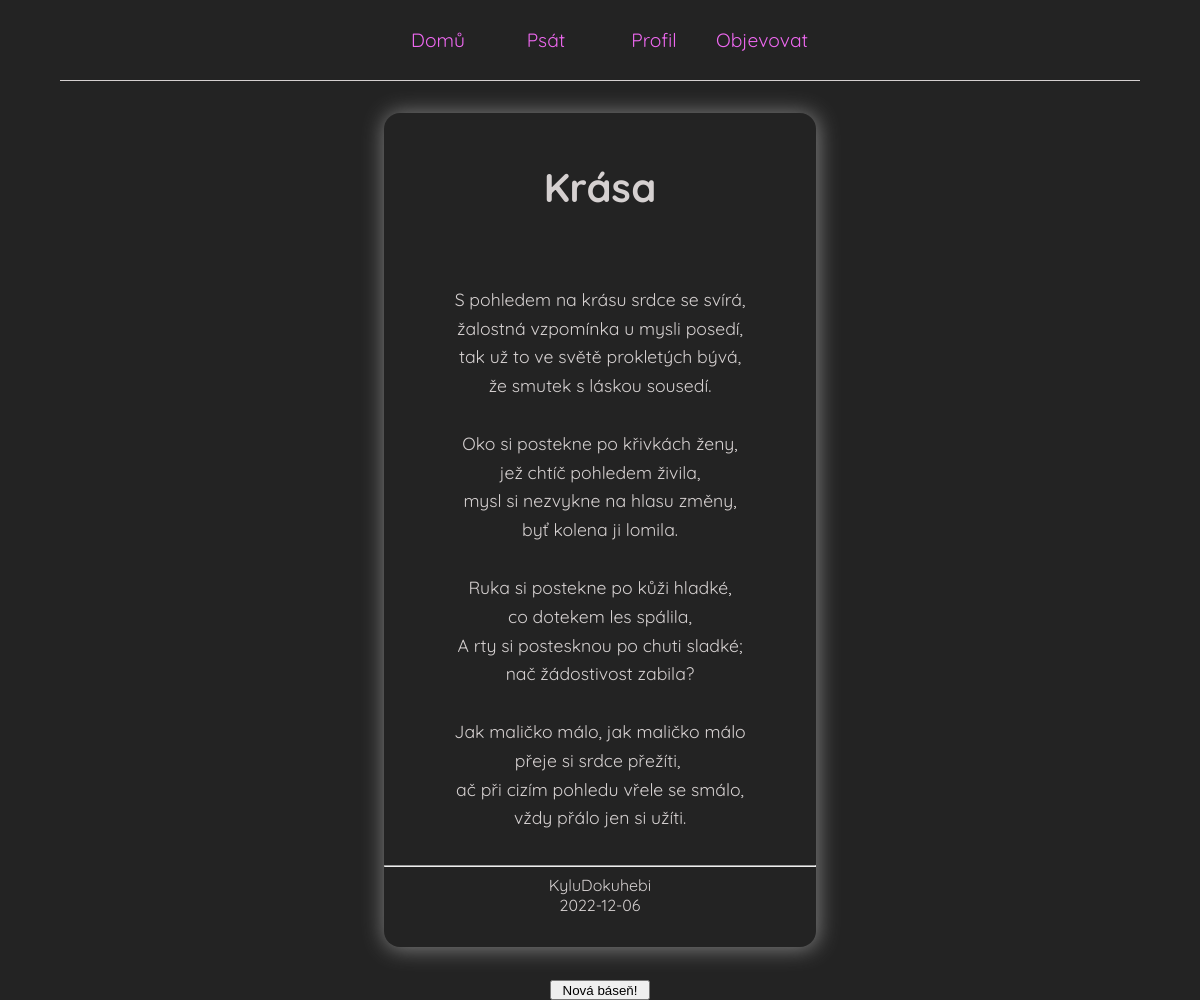
/pages/singlePoem.php (signed in), run on the app's committed database.
### tables this page shows
CREATE TABLE `contribution` (
  `id` int(11) NOT NULL,
  `title` varchar(40) NOT NULL,
  `poem_content` varchar(1500) NOT NULL,
  `author` varchar(30) NOT NULL,
  `date` date NOT NULL,
  `typeOfPoem` varchar(30) NOT NULL
);

### php/check.php (called while the page is built, shortened)
<?php
 class Check {
function checkHack($sql) {
    $sql = preg_replace('/\s+/', '', $sql);
    $sql = substr($sql, 12);
return 1;
}
 }
?>

### php/loadNewPoem.php (the view, shortened to what this page needs)
<?php
require "../php/check.php";
$errors = new Check();
$sql = "select * from contribution order by rand() limit 1";
if($errors->checkHack($sql)) {
$result = $con->query($sql);
} else {
    header("location: ../pages/errors/problem.php");
}
while ($row = $result->fetch_assoc()) {
?>
    <div id="singlePoem" class="containerAroundNewPoem">
        <div class="contributionContainerProfile">
            <h2 class="title"><?php echo $row["title"] ?></h2>
            <div class="contributionContent">
                <pre><?php echo nl2br($row["poem_content"]); ?></pre>
            </div>
            <hr class="dividerInfo">
            <div class="author">
                <?php echo $row["author"]; ?>
            </div>
            <div class="date">
                <?php echo $row["date"]; ?>
            </div>
        </div>
        <div class="center">
            <input type="button" class="center" onclick="callNewPoem()" value="Nová báseň!">
        </div>
    </div>
<?php
}

### sources/css/layout.css (style rules this page uses)
html, body { width:90%; height:100%; margin:0; padding:0; font-family: 'Quicksand', sans-serif !important; background-color: #232323; color: rgb(213, 208, 208) !important; margin:auto; }
body { height:100%; width:100%; }
pre { font-size:1rem; font-family: 'Quicksand', sans-serif !important; line-height: 0.9rem; }
.center { margin:auto; text-align:center; }

### sources/css/content.css (style rules this page uses)
.contributionContent { overflow:hidden; }
.title { font-size:2.5rem; }
pre { font-size:1.1rem; min-width:350px; }
.containerAroundNewPoem { width:100%; }

### sources/css/profile.css (style rules this page uses)
.contributionContainerProfile { width:40%; margin:2rem auto 2rem; text-align:center; box-shadow: 1px 1px 21px 1px gray; padding:1rem 0 2rem; border-radius:1rem; height: min-content; }
.contributionContent { overflow:hidden; }
.title { font-size:2.5rem; }
pre { font-size:1.1rem; min-width:350px; }

### sources/css/write.css (style rules this page uses)
input, button { width:100px; height:20px; }

### data on the page
contribution: title "Krása", poem_content "S pohledem na krásu srdce se svírá, žalostná vzpomínka u mysli posedí, tak už to ve světě prokletých bývá, že smutek s láskou sousedí. Oko si postekne po křivkách ženy, jež chtíč pohledem živila, mysl si nezvykne na hlasu změny, byť kolena ji lomila. Ruka si postekne po kůži hladké, co dotekem les spálila, A rty si postesknou po chuti sladké; nač žádostivost zabila? Jak maličko málo, jak maličko málo přeje si srdce přežíti, ač při cizím pohledu vřele se smálo, vždy přálo jen si užíti.", author "KyluDokuhebi", date "2022-12-06"
